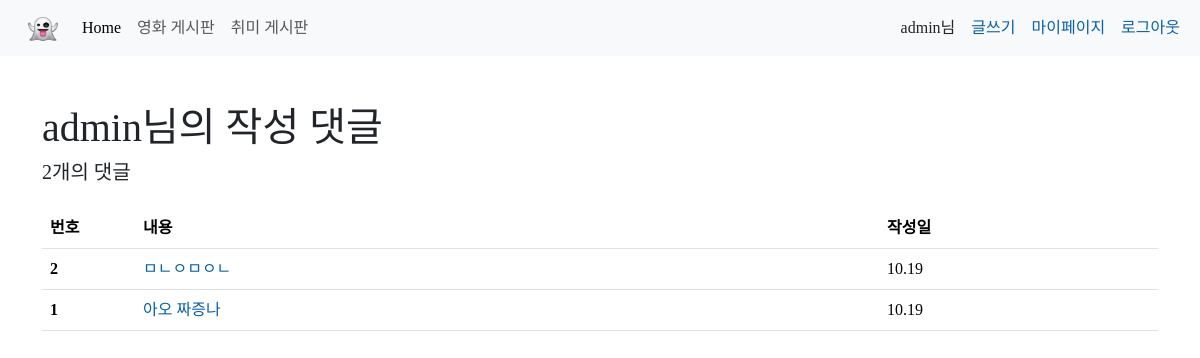
The app's page /accounts/6/comments/ (signed in), older data.
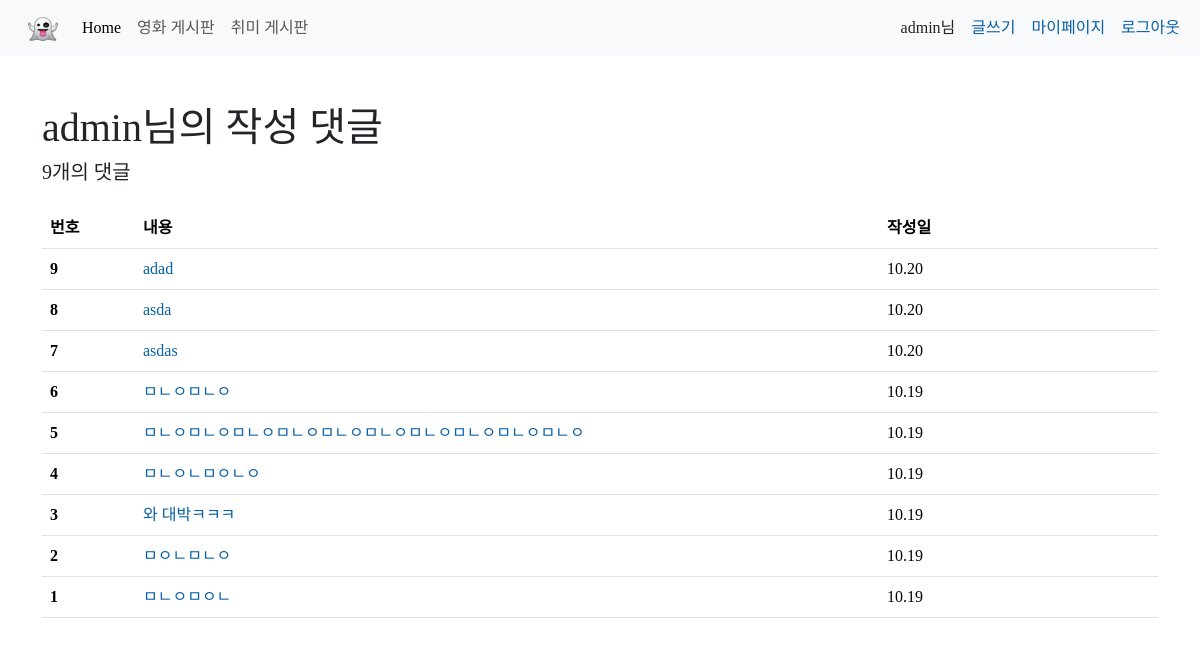
The same page, newer data.
### articles/models.py (models this page shows)
class Comment(models.Model):
    user = models.ForeignKey(get_user_model(), on_delete=models.CASCADE)
    created_at = models.DateTimeField(auto_now_add=True)
    content = models.TextField()
    article = models.ForeignKey(Articles, on_delete=models.CASCADE)

### accounts/views.py (the view)
# urls.py: path("<int:pk>/comments/", views.comments, name="comments"),
@login_required
def comments(request, pk):
    comments = Comment.objects.filter(user=request.user).order_by("-pk")
    context = {
        "comments": comments,
    }
    return render(request, "accounts/comments.html", context)

### accounts/templates/accounts/comments.html
{% extends 'base.html' %}
{% load django_bootstrap5 %}
{% block css %}
  <link rel="stylesheet" href="https://cdn.jsdelivr.net/npm/bootstrap-icons@1.9.1/font/bootstrap-icons.css">
{% endblock css %}
{% block content %}
  <div class="container my-5">
    <h1 class="mb-2">{{ request.user }}님의 작성 댓글</h1>
    <h5 class="mb-4">{{ comments|length }}개의 댓글</h5>
    <div>
      <table class="table table-hover">
        <thead>
          <tr>
            <th scope="col">번호</th>
            <th scope="col">내용</th>
            <th scope="col">작성일</th>
          </tr>
        </thead>
        <tbody>
          {% for comment in comments %}
            <tr>
              <th scope="row" class="align-middle col-md-1">{{ forloop.revcounter }}</td>
              <td class="align-middle col-md-8">
                <a href="{% url 'articles:detail' comment.article.pk %}" class="text-decoration-none">{{ comment.content }}</a>
              </td>
              <td class="align-middle col-md-3">{{ comment.created_at|date:'m.d' }}</td>
            </tr>
          {% endfor %}
        </tbody>
      </table>
    </div>
  </div>
{% endblock content %}

Row changes from the older to the newer data that the page shows:
removed Comment: content "아오 짜증나", created_at "10.19"
added Comment: content "adad", created_at "10.20"
added Comment: content "asda", created_at "10.20"
added Comment: content "asdas", created_at "10.20"
added Comment: content "ㅁㄴㅇㅁㄴㅇ", created_at "10.19"
added Comment: content "ㅁㄴㅇㅁㄴㅇㅁㄴㅇㅁㄴㅇㅁㄴㅇㅁㄴㅇㅁㄴㅇㅁㄴㅇㅁㄴㅇㅁㄴㅇ", created_at "10.19"
added Comment: content "ㅁㄴㅇㄴㅁㅇㄴㅇ", created_at "10.19"
added Comment: content "와 대박ㅋㅋㅋ", created_at "10.19"
added Comment: content "ㅁㅇㄴㅁㄴㅇ", created_at "10.19"
Text that changed along with them:
{{ comments|length }}: "2" → "9"
